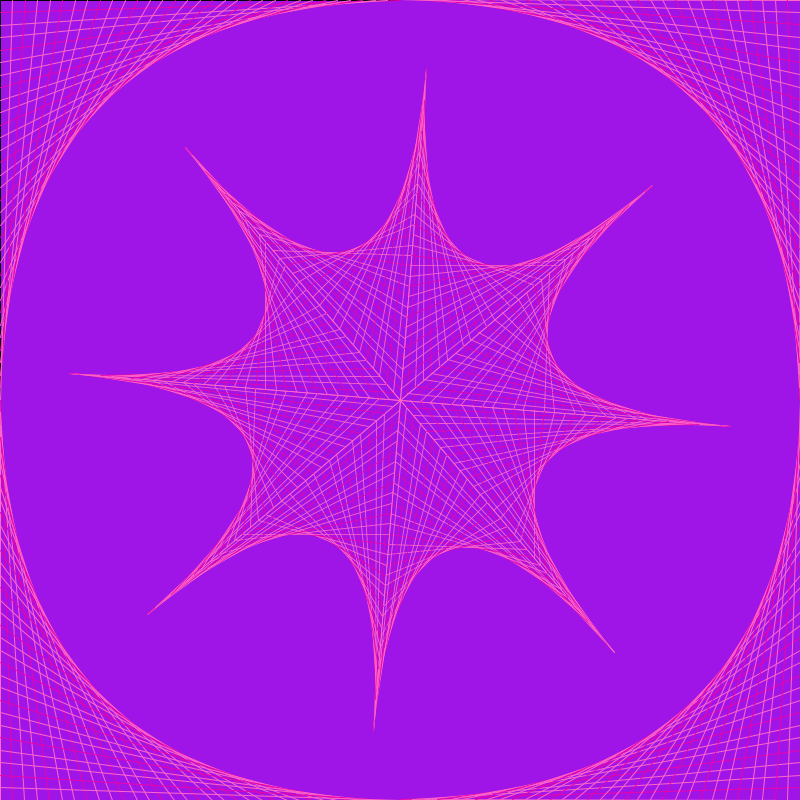
Frame 1 (no input)
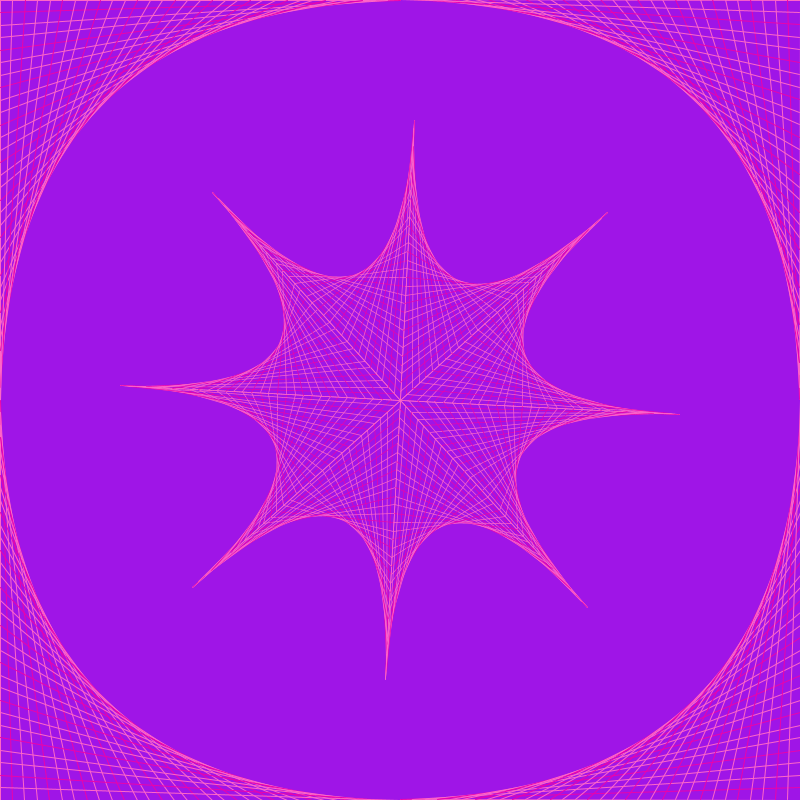
Frame 60 (the mouse pressed at the canvas centre just before this capture)
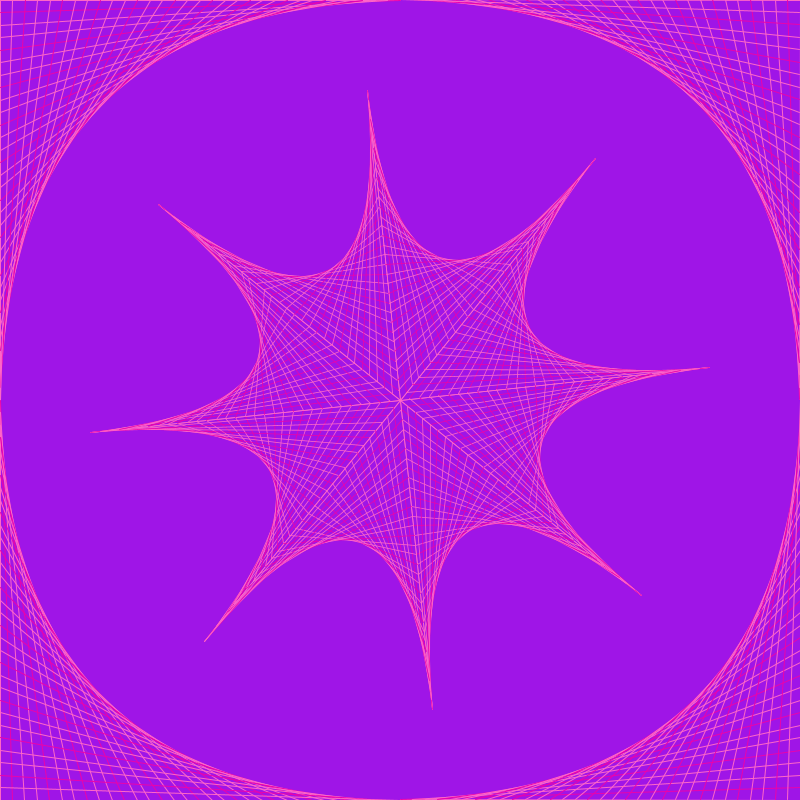
Frame 120 (the mouse held since frame 60 and released just before this capture)

The Processing sketch that drew these frames (run headless with seeded random() and noise(); from frame 60 on, the mouse is pressed at the canvas centre):

// Processing sketch: parabolic_curves
// ── parabolic_curves.pde
final PVector ZERO = new PVector(0, 0);
final float ANGLE = 45;
final int LINES = 32;

ParabolicCurve cornerCurve = new ParabolicCurve(
	new PVector(400, 0),
	new PVector(0, 400), LINES);

ParabolicCurve middleCurve = new ParabolicCurve(
	new PVector(400, 0),
	new PVector(400, 0).rotate(radians(ANGLE)), LINES);

void setup() {
	size(800, 800);
	frameRate(60);
	smooth();
}

void draw() {
	background(159,21,231);

	drawCorners();

	translate(400, 400);
	rotate(millis() / 1800f);
	scale(1 - pingPongSmooth(millis() / 1000f, 0.3));

	for (int i = 0; i < 360/ANGLE; i++) {
		rotate(radians(ANGLE));
		middleCurve.draw();
	}
}

void drawCorners() {
	drawAt(cornerCurve, 0,     0,      0);
	drawAt(cornerCurve, width, 0,      PI/2);
	drawAt(cornerCurve, width, height, 2*PI/2);
	drawAt(cornerCurve, 0,     height, 3*PI/2);
}

// Ping pongs a number between 0 and 'length'.
float pingPong(float v, float length) {
	v = v % (length * 2);
	return length - abs(v - length);
}

float pingPongSmooth(float v, float length) {
	return length * (sin(v) + 1) / 2;
}

void drawAt(Drawable drawable, float x, float y, float rot) {
	pushMatrix();
	translate(x, y);
	rotate(rot);
	drawable.draw();
	popMatrix();
}

interface Drawable {
	void draw();
}

class ParabolicCurve implements Drawable {
	private PVector axis1, axis2;
	private int numLines;

	public ParabolicCurve(PVector axis1, PVector axis2, int numLines) {
		this.axis1 = axis1;
		this.axis2 = axis2;
		this.numLines = numLines;
	}

	public void draw() {
		// Draw axes
		line(0, 0, axis1.x, axis1.y);
		line(0, 0, axis2.x, axis2.y);

		// Draw lines
		for (int i = 0; i < numLines; i++) {
			if (i % 3 == 0)
				stroke(234, 2, 171);
			else
				stroke(255, 102, 199);

			PVector p1 = PVector.lerp(axis1, ZERO, 1f / numLines * i);
			PVector p2 = PVector.lerp(axis2, ZERO, 1 - 1f / numLines * (i + 1));

			line(p1.x, p1.y, p2.x, p2.y);
		}
	}
}
